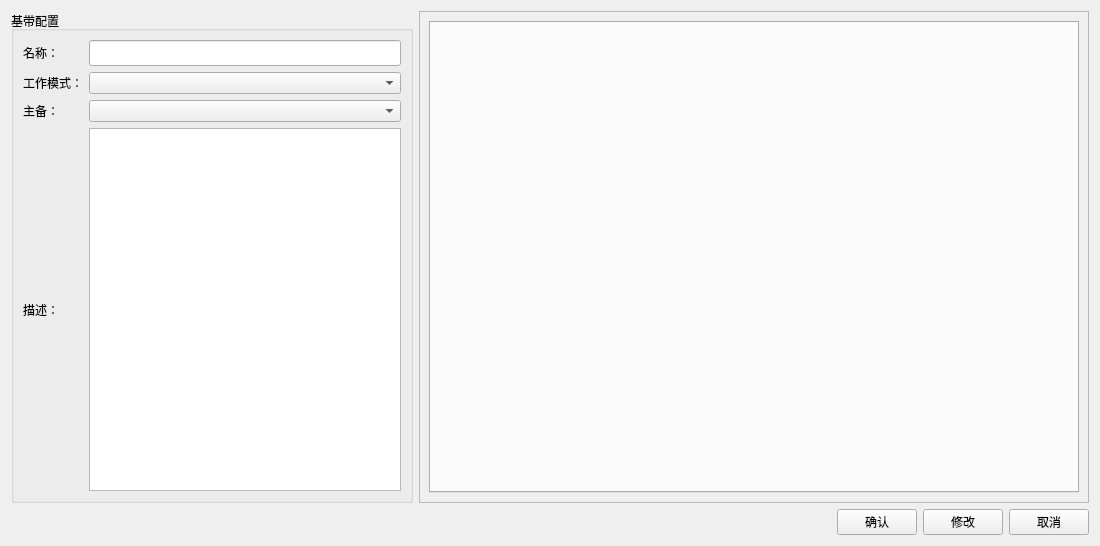
<?xml version="1.0" encoding="UTF-8"?>
<ui version="4.0">
 <class>ResourceRestructuringDialog</class>
 <widget class="QWidget" name="ResourceRestructuringDialog">
  <property name="geometry">
   <rect>
    <x>0</x>
    <y>0</y>
    <width>1100</width>
    <height>546</height>
   </rect>
  </property>
  <property name="windowTitle">
   <string>Dialog</string>
  </property>
  <layout class="QVBoxLayout" name="verticalLayout">
   <item>
    <layout class="QHBoxLayout" name="horizontalLayout_2">
     <item>
      <widget class="QGroupBox" name="param_groupBox">
       <property name="minimumSize">
        <size>
         <width>0</width>
         <height>0</height>
        </size>
       </property>
       <property name="title">
        <string>基带配置</string>
       </property>
       <layout class="QGridLayout" name="gridLayout">
        <item row="2" column="0">
         <widget class="QLabel" name="label_3">
          <property name="text">
           <string>主备：</string>
          </property>
         </widget>
        </item>
        <item row="0" column="1">
         <widget class="QLineEdit" name="name">
          <property name="enabled">
           <bool>true</bool>
          </property>
          <property name="minimumSize">
           <size>
            <width>0</width>
            <height>26</height>
           </size>
          </property>
          <property name="maxLength">
           <number>40</number>
          </property>
         </widget>
        </item>
        <item row="3" column="0">
         <widget class="QLabel" name="label_12">
          <property name="text">
           <string>描述：</string>
          </property>
         </widget>
        </item>
        <item row="1" column="1">
         <widget class="QComboBox" name="workMode"/>
        </item>
        <item row="2" column="1">
         <widget class="QComboBox" name="mainStandby"/>
        </item>
        <item row="1" column="0">
         <widget class="QLabel" name="label">
          <property name="text">
           <string>工作模式：</string>
          </property>
         </widget>
        </item>
        <item row="0" column="0">
         <widget class="QLabel" name="label_2">
          <property name="text">
           <string>名称：</string>
          </property>
         </widget>
        </item>
        <item row="3" column="1">
         <widget class="QPlainTextEdit" name="descs"/>
        </item>
       </layout>
      </widget>
     </item>
     <item>
      <widget class="QFrame" name="frame_4">
       <property name="minimumSize">
        <size>
         <width>0</width>
         <height>0</height>
        </size>
       </property>
       <property name="frameShape">
        <enum>QFrame::StyledPanel</enum>
       </property>
       <property name="frameShadow">
        <enum>QFrame::Raised</enum>
       </property>
       <layout class="QVBoxLayout" name="verticalLayout_3">
        <item>
         <widget class="QTabWidget" name="tabwidget">
          <property name="minimumSize">
           <size>
            <width>650</width>
            <height>0</height>
           </size>
          </property>
         </widget>
        </item>
       </layout>
      </widget>
     </item>
    </layout>
   </item>
   <item>
    <layout class="QHBoxLayout" name="horizontalLayout">
     <item>
      <spacer name="horizontalSpacer">
       <property name="orientation">
        <enum>Qt::Horizontal</enum>
       </property>
       <property name="sizeHint" stdset="0">
        <size>
         <width>40</width>
         <height>20</height>
        </size>
       </property>
      </spacer>
     </item>
     <item>
      <widget class="QPushButton" name="okBtn">
       <property name="styleSheet">
        <string notr="true"/>
       </property>
       <property name="text">
        <string>确认</string>
       </property>
       <property name="iconSize">
        <size>
         <width>14</width>
         <height>14</height>
        </size>
       </property>
      </widget>
     </item>
     <item>
      <widget class="QPushButton" name="editBtn">
       <property name="styleSheet">
        <string notr="true"/>
       </property>
       <property name="text">
        <string>修改</string>
       </property>
       <property name="iconSize">
        <size>
         <width>14</width>
         <height>14</height>
        </size>
       </property>
      </widget>
     </item>
     <item>
      <widget class="QPushButton" name="cancelBtn">
       <property name="styleSheet">
        <string notr="true"/>
       </property>
       <property name="text">
        <string>取消</string>
       </property>
       <property name="iconSize">
        <size>
         <width>14</width>
         <height>14</height>
        </size>
       </property>
      </widget>
     </item>
    </layout>
   </item>
  </layout>
 </widget>
 <resources/>
 <connections/>
</ui>
